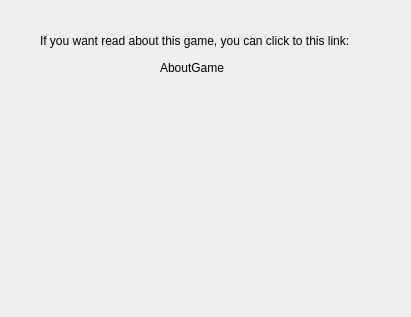
<?xml version="1.0" encoding="UTF-8"?>
<ui version="4.0">
 <class>AboutGameWidget</class>
 <widget class="QWidget" name="AboutGameWidget">
  <property name="geometry">
   <rect>
    <x>0</x>
    <y>0</y>
    <width>411</width>
    <height>317</height>
   </rect>
  </property>
  <property name="windowTitle">
   <string>Form</string>
  </property>
  <widget class="QLabel" name="label">
   <property name="geometry">
    <rect>
     <x>160</x>
     <y>60</y>
     <width>101</width>
     <height>16</height>
    </rect>
   </property>
   <property name="text">
    <string>AboutGame</string>
   </property>
  </widget>
  <widget class="QLabel" name="label_2">
   <property name="geometry">
    <rect>
     <x>40</x>
     <y>20</y>
     <width>361</width>
     <height>41</height>
    </rect>
   </property>
   <property name="text">
    <string>If you want read about this game, you can click to this link:</string>
   </property>
  </widget>
 </widget>
 <resources/>
 <connections/>
</ui>
